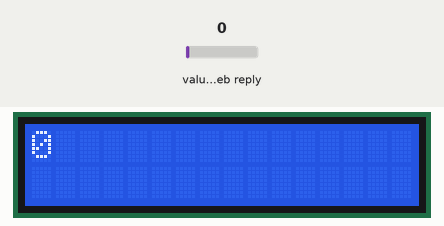
Simulated run of this sketch. Board: ESP8266 (NodeMCU). On the bench: 16×2 character LCD. Inputs (shaded band) come from the test bench; at power-on: value in the web reply 0. WiFi joins after 1.5 s; servers stay silent unless stated; web services answer with replies made up by the test bench; what the sketch prints to the serial monitor is not drawn.

Above: at 3.2 s.
3.3 s: value in the web reply set to 25
At 8.5 s:
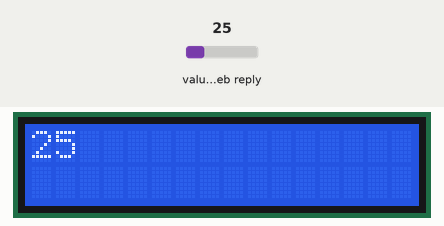
9.2 s: value in the web reply set to 2
At 14.0 s:
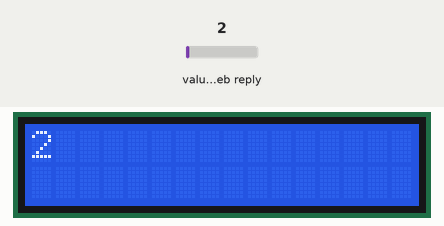
15.1 s: value in the web reply set to 50
At 19.5 s:
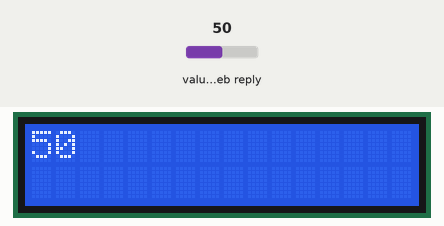
Timing chart, 0 to 21.0 s (numbered marks = the images above; inputs shaded):
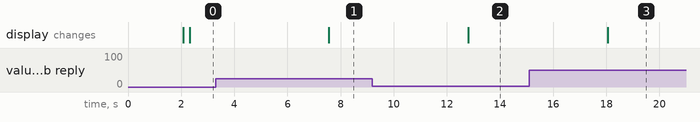

The sketch:

main.ino
```cpp
#include <ESP8266WiFi.h>
#include <Wire.h>
#include <LiquidCrystal.h>
#include <ESP8266HTTPClient.h>
#include <ArduinoJson.h>  // Include the ArduinoJson library

const char* ssid1 = "YOUR WIFI NETWORK NAME";       // First Wi-Fi network name
const char* password1 = "YOUR WIFI PASSWORD";  // First Wi-Fi password

const char* ssid2 = "";   // Second Wi-Fi network name - if needed
const char* password2 = "";  // Second Wi-Fi password - if needed

String apiKey = "YOUR ThingSpeak API KEY";     // ThingSpeak API Key
const char* server = "api.thingspeak.com";  // ThingSpeak server

// Initialize the LCD with ESP8266 pins
LiquidCrystal lcd(D2, D1, D6, D7, D5, D8);  // RS, E, D4, D5, D6, D7

WiFiClient client;  // Create a WiFi client object

void setup() {
  Serial.begin(115200);
  lcd.begin(16, 2);
  lcd.setCursor(0, 0);
  lcd.print("LOADING...");

  // Try connecting to the first Wi-Fi
  if (!connectToWiFi(ssid1, password1)) {
    // If connection to the first Wi-Fi fails, try the second one
    if (!connectToWiFi(ssid2, password2)) {
      // If both fail, display an error
      lcd.clear();
      lcd.setCursor(0, 0);
      lcd.print("WiFi Failed");
      Serial.println("WiFi connection failed.");
      return;
    }
  }

  Serial.println("Connected to WiFi");
}

void loop() {
  if (WiFi.status() == WL_CONNECTED) {
    HTTPClient http;
    String url = "http://api.thingspeak.com/channels/2658952/fields/1.json?api_key=" + apiKey + "&results=1";

    // Debug: Printing the URL for verification
    Serial.print("Requesting URL: ");
    Serial.println(url);

    http.begin(client, url);
    int httpCode = http.GET();

    // Debug: Print HTTP code received
    Serial.print("HTTP Code: ");
    Serial.println(httpCode);

    if (httpCode == 200) {  // Check for a successful response
      String payload = http.getString();

      // Debug: Print the entire ThingSpeak payload
      Serial.println("Payload received from ThingSpeak:");
      Serial.println(payload);

      // Create a JSON document to parse the payload
      StaticJsonDocument<512> doc;
      DeserializationError error = deserializeJson(doc, payload);

      // Debug: Check if JSON parsing was successful
      if (error) {
        Serial.print("deserializeJson() failed: ");
        Serial.println(error.f_str());
        return;
      }

      // Extract the value of "field1"
      const char* message = doc["feeds"][0]["field1"];

      if (message) {
        Serial.println("Extracted message:");
        Serial.println(message);  // Debug: Print the extracted message

        // Display the message on the LCD with scrolling and multi-line handling
        displayScrollingText(message);
      } else {
        Serial.println("No data found in field1");
      }
    } else {
      Serial.print("Error fetching data from ThingSpeak. HTTP Code: ");
      Serial.println(httpCode);
    }

    http.end();
  } else {
    Serial.println("WiFi not connected");
  }

  delay(5000);  // Update every 5 seconds
}

// Function to connect to WiFi
bool connectToWiFi(const char* ssid, const char* password) {
  lcd.clear();
  lcd.setCursor(0, 0);
  lcd.print("Connecting to ");
  lcd.setCursor(0, 1);
  lcd.print(ssid);

  Serial.print("Connecting to WiFi: ");
  Serial.println(ssid);

  WiFi.begin(ssid, password);
  int retries = 0;
  while (WiFi.status() != WL_CONNECTED && retries < 10) {
    delay(1000);
    Serial.print(".");
    retries++;
  }

  if (WiFi.status() == WL_CONNECTED) {
    Serial.println("\nConnected to WiFi");
    lcd.clear();
    lcd.setCursor(0, 0);
    lcd.print("Connected to ");
    lcd.setCursor(0, 1);
    lcd.print(ssid);
    return true;  // Return true if connection is successful
  } else {
    Serial.println("\nFailed to connect to WiFi");
    return false;  // Return false if connection fails
  }
}

// Function to display scrolling text and handle multi-line display
void displayScrollingText(const char* text) {
  int textLength = strlen(text);

  // Debug: Display the length of the text
  Serial.print("Message length: ");
  Serial.println(textLength);

  // Display the first 16 characters on the first row
  lcd.clear();
  if (textLength <= 16) {
    lcd.setCursor(0, 0);
    lcd.print(text);
    Serial.println("Displaying text on first row only.");
  } else {
    // If the text is longer than 16 characters, scroll or display on two lines
    for (int i = 0; i < textLength - 15; i++) {
      lcd.clear();

      // Display first 16 characters on the first row
      lcd.setCursor(0, 0);
      lcd.print(text + i);  // Display from the i-th character onward

      // Debug: Print what is being shown on the first row
      Serial.print("First row display: ");
      Serial.println(text + i);

      // Display remaining characters on the second row (if applicable)
      if (i + 16 < textLength) {
        lcd.setCursor(0, 1);
        lcd.print(text + i + 16);

        // Debug: Print what is being shown on the second row
        Serial.print("Second row display: ");
        Serial.println(text + i + 16);
      }

      delay(1500);  // Adjust delay for scrolling speed
    }
  }
}
```

Measured:
- after the input at 3.3 s, the display: changes after 4.3 s (image 1)
- after the input at 9.2 s, the display: changes after 3.6 s (image 2)
- after the input at 15.1 s, the display: changes after 2.9 s (image 3)
